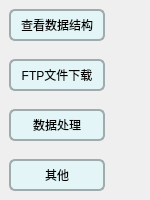
        <widget class="QFrame" name="side_menu_body">
         <property name="minimumSize">
          <size>
           <width>0</width>
           <height>0</height>
          </size>
         </property>
         <property name="maximumSize">
          <size>
           <width>150</width>
           <height>16777215</height>
          </size>
         </property>
         <property name="styleSheet">
          <string notr="true"/>
         </property>
         <layout class="QVBoxLayout" name="verticalLayout_2">
          <property name="spacing">
           <number>0</number>
          </property>
          <property name="leftMargin">
           <number>0</number>
          </property>
          <property name="topMargin">
           <number>0</number>
          </property>
          <property name="rightMargin">
           <number>0</number>
          </property>
          <property name="bottomMargin">
           <number>0</number>
          </property>
          <item alignment="Qt::AlignmentFlag::AlignLeft|Qt::AlignmentFlag::AlignTop">
           <widget class="QFrame" name="menu_btn_frame">
            <property name="sizePolicy">
             <sizepolicy hsizetype="Preferred" vsizetype="Preferred">
              <horstretch>0</horstretch>
              <verstretch>0</verstretch>
             </sizepolicy>
            </property>
            <property name="minimumSize">
             <size>
              <width>0</width>
              <height>200</height>
             </size>
            </property>
            <property name="maximumSize">
             <size>
              <width>16777215</width>
              <height>200</height>
             </size>
            </property>
            <property name="styleSheet">
             <string notr="true">#classBtn{
	background-color:#e3f5f6;
    text-align: center;
	font-size: 12px;
	border-radius: 6px;
	padding: 5px 10px;
	border: 2px solid #9fabac;

}
#classBtn:hover{
	background-color:#e3f6e4;
}
#classBtn.disabled {
    opacity: 0.6;
    cursor: not-allowed;
}
#downloadBtn{
	background-color:#e3f5f6;
    text-align: center;
	font-size: 12px;
	border-radius: 6px;
	padding: 5px 10px;
	border: 2px solid #9fabac;

}
#downloadBtn:hover{
	background-color:#e3f6e4;
}
#downloadBtn.disabled {
    opacity: 0.6;
    cursor: not-allowed;
}
#processBtn{
	background-color:#e3f5f6;
    text-align: center;
	font-size: 12px;
	border-radius: 6px;
	padding: 5px 10px;
	border: 2px solid #9fabac;

}
#processBtn:hover{
	background-color:#e3f6e4;
}
#processBtn.disabled {
    opacity: 0.6;
    cursor: not-allowed;
}
#otherBtn{
	background-color:#e3f5f6;
    text-align: center;
	font-size: 12px;
	border-radius: 6px;
	padding: 5px 10px;
	border: 2px solid #9fabac;

}
#otherBtn:hover{
	background-color:#e3f6e4;
}
#otherBtn.disabled {
    opacity: 0.6;
    cursor: not-allowed;
}</string>
            </property>
            <property name="frameShape">
             <enum>QFrame::Shape::NoFrame</enum>
            </property>
            <layout class="QVBoxLayout" name="verticalLayout_3">
             <item>
              <widget class="QPushButton" name="classBtn">
               <property name="text">
                <string>查看数据结构</string>
               </property>
               <property name="icon">
                <iconset resource="icon_black.qrc">
                 <normaloff>:/icon_black/icon_black/icon-test4.svg</normaloff>:/icon_black/icon_black/icon-test4.svg</iconset>
               </property>
              </widget>
             </item>
             <item>
              <spacer name="verticalSpacer">
               <property name="orientation">
                <enum>Qt::Orientation::Vertical</enum>
               </property>
               <property name="sizeHint" stdset="0">
                <size>
                 <width>20</width>
                 <height>40</height>
                </size>
               </property>
              </spacer>
             </item>
             <item>
              <widget class="QPushButton" name="downloadBtn">
               <property name="text">
                <string>FTP文件下载</string>
               </property>
               <property name="icon">
                <iconset resource="icon_black.qrc">
                 <normaloff>:/icon_black/icon_black/icon-test7.svg</normaloff>:/icon_black/icon_black/icon-test7.svg</iconset>
               </property>
              </widget>
             </item>
             <item>
              <spacer name="verticalSpacer_2">
               <property name="orientation">
                <enum>Qt::Orientation::Vertical</enum>
               </property>
               <property name="sizeHint" stdset="0">
                <size>
                 <width>20</width>
                 <height>40</height>
                </size>
               </property>
              </spacer>
             </item>
             <item>
              <widget class="QPushButton" name="processBtn">
               <property name="text">
                <string>数据处理</string>
               </property>
               <property name="icon">
                <iconset resource="icon_black.qrc">
                 <normaloff>:/icon_black/icon_black/icon-test6.svg</normaloff>:/icon_black/icon_black/icon-test6.svg</iconset>
               </property>
              </widget>
             </item>
             <item>
              <spacer name="verticalSpacer_3">
               <property name="orientation">
                <enum>Qt::Orientation::Vertical</enum>
               </property>
               <property name="sizeHint" stdset="0">
                <size>
                 <width>20</width>
                 <height>40</height>
                </size>
               </property>
              </spacer>
             </item>
             <item>
              <widget class="QPushButton" name="otherBtn">
               <property name="text">
                <string>其他</string>
               </property>
               <property name="icon">
                <iconset resource="icon_black.qrc">
                 <normaloff>:/icon_black/icon_black/gengduo.svg</normaloff>:/icon_black/icon_black/gengduo.svg</iconset>
               </property>
              </widget>
             </item>
            </layout>
           </widget>
          </item>
          <item>
           <widget class="QFrame" name="frame_2">
            <property name="sizePolicy">
             <sizepolicy hsizetype="Preferred" vsizetype="Expanding">
              <horstretch>0</horstretch>
              <verstretch>0</verstretch>
             </sizepolicy>
            </property>
            <property name="styleSheet">
             <string notr="true">.button{
	background-color:#e3f5f6;
    text-align: center;
	font-size: 12px;
	border-radius: 6px;
	padding: 5px 10px;
	border: 2px solid #9fabac;

}
.button:hover{
	background-color:#e3f6e4;
}
.button.disabled {
    opacity: 0.6;
    cursor: not-allowed;
}</string>
            </property>
            <property name="frameShape">
             <enum>QFrame::Shape::NoFrame</enum>
            </property>
           </widget>
          </item>
         </layout>
        </widget>
